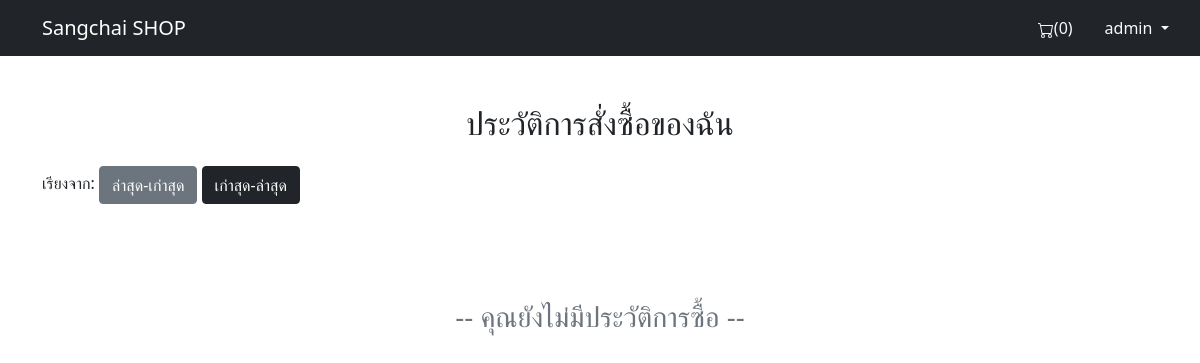
Before: /order_history.php (signed in) with the older database file.
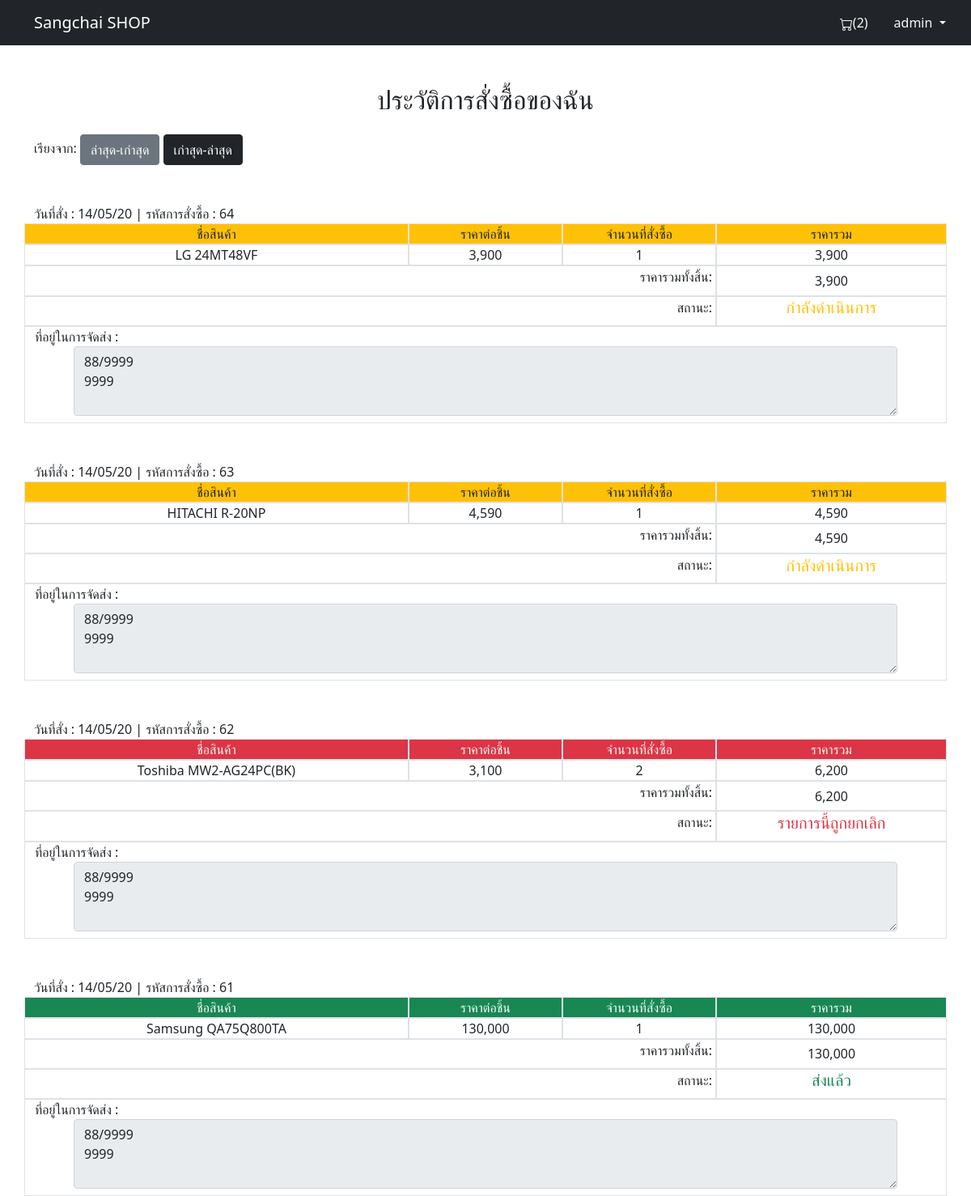
After: the same page with the newer database file.
### tables this page shows
CREATE TABLE `sell` (
  `sellid` int(3) NOT NULL,
  `userid` int(5) NOT NULL,
  `date` varchar(8) NOT NULL,
  `status` varchar(20) DEFAULT NULL,
  `address` varchar(300) DEFAULT NULL
);

CREATE TABLE `sellinfo` (
  `sellid` int(5) NOT NULL,
  `pdid` int(5) NOT NULL,
  `price` int(6) NOT NULL,
  `count` int(3) NOT NULL
);

CREATE TABLE `product` (
  `productid` int(3) NOT NULL,
  `typeid` int(3) NOT NULL,
  `brandid` int(3) NOT NULL,
  `PDname` varchar(50) NOT NULL,
  `price` int(7) NOT NULL,
  `count` int(3) NOT NULL,
  `picture` varchar(255) NOT NULL,
  `info` varchar(8000) NOT NULL
);

### order_history.php (the view, shortened to what the changed rows need)
<?php
include('conectDB.php');
$userid = $_SESSION['userid'];
if (isset($_GET['oldFirst'])) {
    $sql = "SELECT * FROM `sell` WHERE `userid`=$userid ORDER BY `sellid`";
} else {
    $sql = "SELECT * FROM `sell` WHERE `userid`=$userid ORDER BY `sellid` DESC";
}
$resultsell =  mysqli_query($conect, $sql);
$rowofsell = mysqli_fetch_array($resultsell);
?>
<!DOCTYPE html>
<html lang="en">
<head>
    <link rel="stylesheet" href="style.css">
    <link href="https://cdn.jsdelivr.net/npm/bootstrap@5.0.0-beta3/dist/css/bootstrap.min.css" rel="stylesheet">
</head>
<body>
    <nav class="navbar navbar-expand-lg navbar-dark bg-dark justify-content-between flex-nowrap flex-row">
        <div class="container">
            <div class="row">
                <div class=" col-lg-6 d-flex justify-content-end p-0">
                    <?php if (isset($_SESSION['userid'])) {
                        $usid = $_SESSION['userid'];
                        $sqlcart = "SELECT * FROM cart WHERE userid=$usid";
                        $re = mysqli_query($conect, $sqlcart);
                        if (mysqli_num_rows($re) == 1) {
                            $rowcart = mysqli_fetch_array($re);
                            $cartid = $rowcart['cartid'];
                            $sqlcart = "SELECT * FROM cartINFO WHERE cartid=$cartid";
                            $re = mysqli_query($conect, $sqlcart);
                            $countcart = 0;
                            while ($rowcart = mysqli_fetch_array($re)) {
                                $countcart += $rowcart['count'];
                            }
                        } else {
                            $countcart = 0;
                        }
                    } else {
                        $countcart = 0;
                    }
                    ?>
                    <a href="cart.php" class="nav-link text-light">(<label id="cart"><?php echo $countcart; ?></label>)</a>
                </div>
            </div>
        </div>
    </nav>
    <div class="container mt-5">
        <div class="d-flex justify-content-center mb-3">
            <h2>ประวัติการสั่งซื้อของฉัน</h2>
        </div>
        <div>
            <?php if ($rowofsell) :
            ?>
                <?php do { ?>
                    <?php $sellid = $rowofsell['sellid'] ?>
                    <?php $sql = "SELECT *,price*count  AS total FROM  `sellinfo` WHERE `sellid`=$sellid";
                    $resulsellinfo = mysqli_query($conect, $sql);
                    ?>
                    <div class="row">
                        <div class="col-md-12 mt-5">
                            วันที่สั่ง : <?php echo $rowofsell['date'] ?>
                            | รหัสการสั่งซื้อ : <?php echo $rowofsell['sellid'] ?>
                        </div>
                    </div>
                    <?php if ($rowofsell['status'] == "กำลังดำเนินการ") : ?>
                        <div class="row bg-warning">
                            <div class="col-md-5 d-flex justify-content-center border">
                                ชื่อสินค้า
                            </div>
                            <div class="col-md-2 d-flex justify-content-center border">
                                ราคาต่อชิ้น
                            </div>
                            <div class="col-md-2 d-flex justify-content-center border">
                                จำนวนที่สั่งซื้อ
                            </div>
                            <div class="col-md-3 d-flex justify-content-center border">
                                ราคารวม
                            </div>
                        </div>
                    <?php elseif ($rowofsell['status'] == "ส่งแล้ว") : ?>
                        <div class="row bg-success text-light">
                            <div class="col-md-5 d-flex justify-content-center border">
                                ชื่อสินค้า
                            </div>
                            <div class="col-md-2 d-flex justify-content-center border">
                                ราคาต่อชิ้น
                            </div>
                            <div class="col-md-2 d-flex justify-content-center border">
                                จำนวนที่สั่งซื้อ
                            </div>
                            <div class="col-md-3 d-flex justify-content-center border">
                                ราคารวม
                            </div>
                        </div>
                    <?php else : ?>
                        <div class="row bg-danger text-light">
                            <div class="col-md-5 d-flex justify-content-center border">
                                ชื่อสินค้า
                            </div>
                            <div class="col-md-2 d-flex justify-content-center border">
                                ราคาต่อชิ้น
                            </div>
                            <div class="col-md-2 d-flex justify-content-center border">
                                จำนวนที่สั่งซื้อ
                            </div>
                            <div class="col-md-3 d-flex justify-content-center border">
                                ราคารวม
                            </div>
                        </div>
                    <?php endif ?>
                    <?php $total = 0; ?>
                    <?php while ($rowsellinfo = mysqli_fetch_array($resulsellinfo)) {
                    ?>
                        <?php
                        $PDID = $rowsellinfo['pdid'];
                        $sql = "SELECT PDname FROM `product` WHERE productid=$PDID";
                        $productName = mysqli_query($conect, $sql);
                        $productName = mysqli_fetch_array($productName)['PDname'];
                        ?>
                        <div class="row">
                            <div class="col-md-5 d-flex justify-content-center border">
                                <?php echo $productName; ?>
                            </div>
                            <div class="col-md-2 d-flex justify-content-center border">
                                <?php echo number_format($rowsellinfo['price']); ?>
                            </div>
                            <div class="col-md-2 d-flex justify-content-center border">
                                <?php echo $rowsellinfo['count'] ?>
                            </div>
                            <div class="col-md-3 d-flex justify-content-center border">
                                <?php echo number_format($rowsellinfo['total']); ?>
                                <?php $total += $rowsellinfo['total']; ?>
                            </div>
                        </div>
                    <?php } ?>
                    <div class="row">
                        <div class="col-md-9 d-flex justify-content-end p-1 border">
                            <h6>ราคารวมทั้งสิ้น:</h6>
                        </div>
                        <div class="col-md-3 d-flex justify-content-center border align-items-center">
                            <?php echo number_format($total) ?>
                        </div>
                    </div>
                    <div class="row">
                        <div class="col-md-9 d-flex justify-content-end p-1 border">
                            <h6>สถานะ:</h6>
                        </div>
                        <div class="col-md-3 d-flex justify-content-center border align-items-center">
                            <?php if ($rowofsell['status'] == "กำลังดำเนินการ") : ?>
                                <h5 class="text-warning"><?php echo $rowofsell['status'] ?></h5>
                            <?php elseif ($rowofsell['status'] == "ส่งแล้ว") : ?>
                                <h5 class="text-success"><?php echo $rowofsell['status'] ?></h5>
                            <?php else : ?>
                                <h5 class="text-danger"><?php echo $rowofsell['status'] ?></h5>
                            <?php endif ?>
                        </div>
                    </div>
                    <div class="row">
                        <div class="col-md-12 border">
                            ที่อยู่ในการจัดส่ง :<br>
                            <div class="ms-5 me-5 mb-2">
                                <textarea name="" id="" class="form-control" rows="3" disabled><?php echo $rowofsell['address'] ?></textarea>
                            </div>
                        </div>
                    </div>
                <?php } while ($rowofsell = mysqli_fetch_array($resultsell)) ?>
            <?php else :
            ?>
                <div class="p-5 mt-5">
                    <h3 class="d-flex justify-content-center text-secondary">-- คุณยังไม่มีประวัติการซื้อ --</h3>
                </div>
            <?php endif ?>
        </div>
    </div>
</body>
</html>

Changed rows visible on the page:
added sell: date "14/05/20", sellid "64", shows "ชื่อสินค้า", total "3,900", status "กำลังดำเนินการ", address "88/9999 9999"
added sellinfo: product.PDname "LG 24MT48VF", price "3,900", count "1", total "3,900", shown under "14/05/20"
added sell: date "14/05/20", sellid "63", shows "ชื่อสินค้า", total "4,590", status "กำลังดำเนินการ", address "88/9999 9999"
added sellinfo: product.PDname "HITACHI R-20NP", price "4,590", count "1", total "4,590", shown under "14/05/20"
added sell: date "14/05/20", sellid "62", shows "ชื่อสินค้า", total "6,200", status "รายการนี้ถูกยกเลิก", address "88/9999 9999"
added sellinfo: product.PDname "Toshiba MW2-AG24PC(BK)", price "3,100", count "2", total "6,200", shown under "14/05/20"
added sell: date "14/05/20", sellid "61", shows "ชื่อสินค้า", total "130,000", status "ส่งแล้ว", address "88/9999 9999"
added sellinfo: product.PDname "Samsung QA75Q800TA", price "130,000", count "1", total "130,000", shown under "14/05/20"
Other visible differences:
$countcart: "0" → "2"
text no longer shown: "-- คุณยังไม่มีประวัติการซื้อ --"
